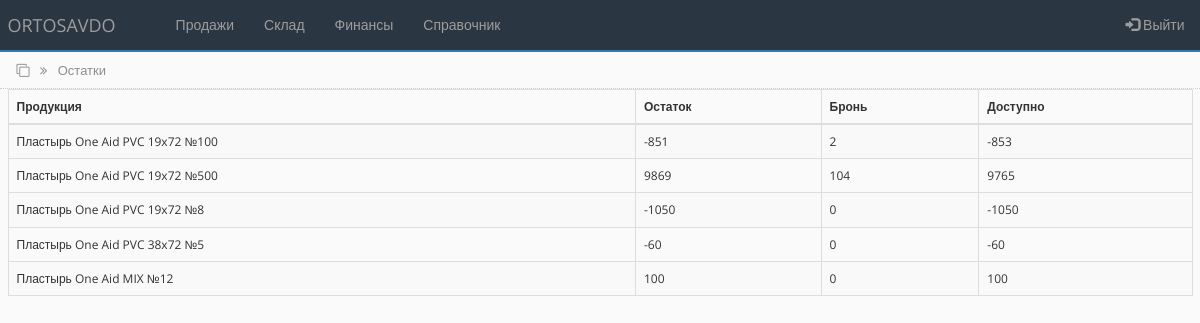
Before: /rest.php (signed in) with the older database file.
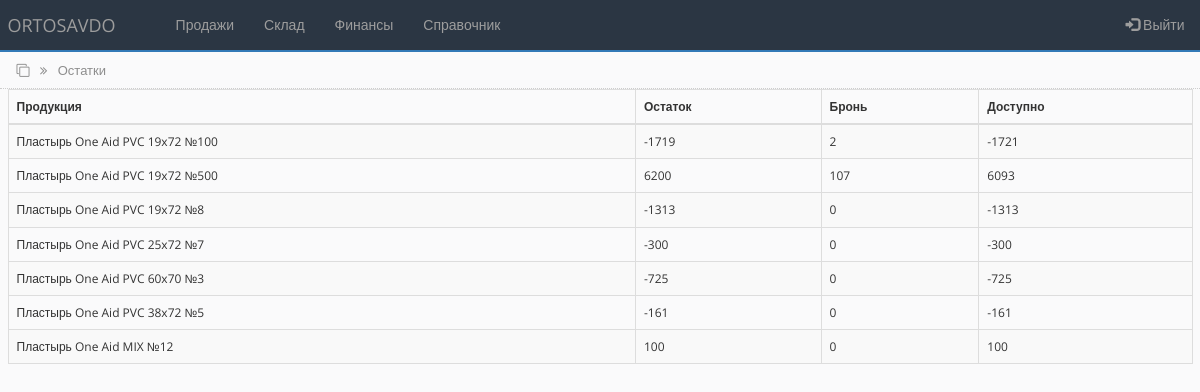
After: the same page with the newer database file.
### tables this page shows
CREATE TABLE `rest_tbl` (
  `id` int(100) NOT NULL,
  `prod_name` varchar(250) NOT NULL DEFAULT '0',
  `rest` int(100) NOT NULL DEFAULT '0',
  `bron` int(100) NOT NULL DEFAULT '0',
  `archived` int(100) NOT NULL DEFAULT '0'
);

### bot_lib.php (called while the page is built, shortened)
<?php
function get_data_rest_tbl($connect){
	$query = "SELECT * FROM rest_tbl WHERE rest != 0";
	$rs_result = mysqli_query ($connect, $query);
	return $rs_result;
}
?>

### rest.php (the view, shortened to what this page needs)
<?php
include('settings.php');
include('bot_lib.php');
?>
<!DOCTYPE html>
<html lang="en">
<head>
    <link rel="stylesheet" href="https://maxcdn.bootstrapcdn.com/bootstrap/3.4.1/css/bootstrap.min.css">
    <link rel="stylesheet" href="https://cdnjs.cloudflare.com/ajax/libs/font-awesome/4.7.0/css/font-awesome.min.css">
    <link rel="stylesheet" href="css/bootstrap-grid.min.css">
    <link rel="stylesheet" href="css/style.css">
</head>
<body>
<?php include 'partSite/nav.php'; ?>
<div class="page_name">
    <div class="container-fluid">
        <i class="fa fa-clone" aria-hidden="true"></i>
        <i class="fa fa-angle-double-right right_cus"></i>
        <span class="right_cus"> Остатки</span>
    </div>
</div>
<div class="all_table">
    <div class="container-fluid">
        <table class="table table-striped table-bordered">
        <thead>
            <tr>
                <th scope="col">Продукция</th>
                <th scope="col">Остаток</th>
                <th scope="col">Бронь</th>
                <th scope="col">Доступно</th>
            </tr>
        </thead>
        <tbody>
<?php
    $get_data_rest_tbl = get_data_rest_tbl($connect);
    while ($row = mysqli_fetch_assoc($get_data_rest_tbl)) {
?>
            <tr>
            <td><?php echo $row['prod_name'];  ?></td>
            <td><?php echo $row['rest'];  ?></td>
            <td><?php echo $row['bron'];  ?></td>
            <td><?php echo $row['rest'] - $row['bron'];  ?></td>
            </tr>
<?php } ?>
        </tbody>
        </table>
    </div>
</div>
</body>
</html>

Changed rows visible on the page:
changed rest_tbl "Пластырь One Aid PVC 19x72 №100": rest "-851" → "-1719"; $row['rest'] - $row['bron'] "-853" → "-1721"
changed rest_tbl "Пластырь One Aid PVC 19x72 №500": rest "9869" → "6200"; bron "104" → "107"; $row['rest'] - $row['bron'] "9765" → "6093"
changed rest_tbl "Пластырь One Aid PVC 19x72 №8": rest "-1050" → "-1313"; $row['rest']-$row['bron'] "-1050" → "-1313"
now on this page (row edited): rest_tbl: prod_name "Пластырь One Aid PVC 25x72 №7", rest "-300", bron "0", $row['rest']-$row['bron'] "-300"
now on this page (row edited): rest_tbl: prod_name "Пластырь One Aid PVC 60x70 №3", rest "-725", bron "0", $row['rest']-$row['bron'] "-725"
changed rest_tbl "Пластырь One Aid PVC 38x72 №5": rest "-60" → "-161"; $row['rest']-$row['bron'] "-60" → "-161"
